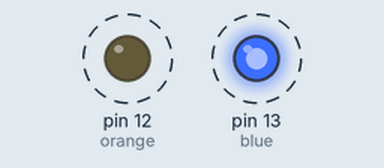
This sketch was run on a simulated Arduino Uno, built with avr-gcc and run on an emulated ATmega328P. Parts: output pins drawn as LEDs (lit = HIGH). Dashed ring = blinking.

Above: at 0.15 s.
Timing chart, 0 to 3.0 s (numbered marks = the images above):
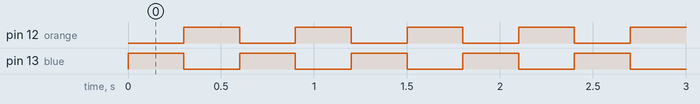

Measured:
- by itself, pin 12 (orange), pin 13 (blue): alternates HIGH for 0.30 s and LOW for 0.30 s
- by itself, everything shown: repeats every 0.60 s, in 3 steps

The sketch:

chaser.ino
```cpp
int blue= 13;
int orange = 12;
void setup() {
  // put your setup code here, to run once:
pinMode(blue,OUTPUT);
pinMode(orange,OUTPUT);
}

void loop() {
  // put your main code here, to run repeatedly:
  digitalWrite(blue,HIGH);
  delay(300);
  digitalWrite(blue,LOW);
  digitalWrite(orange,HIGH);
  delay(300);
  digitalWrite(orange,LOW);
}
```
